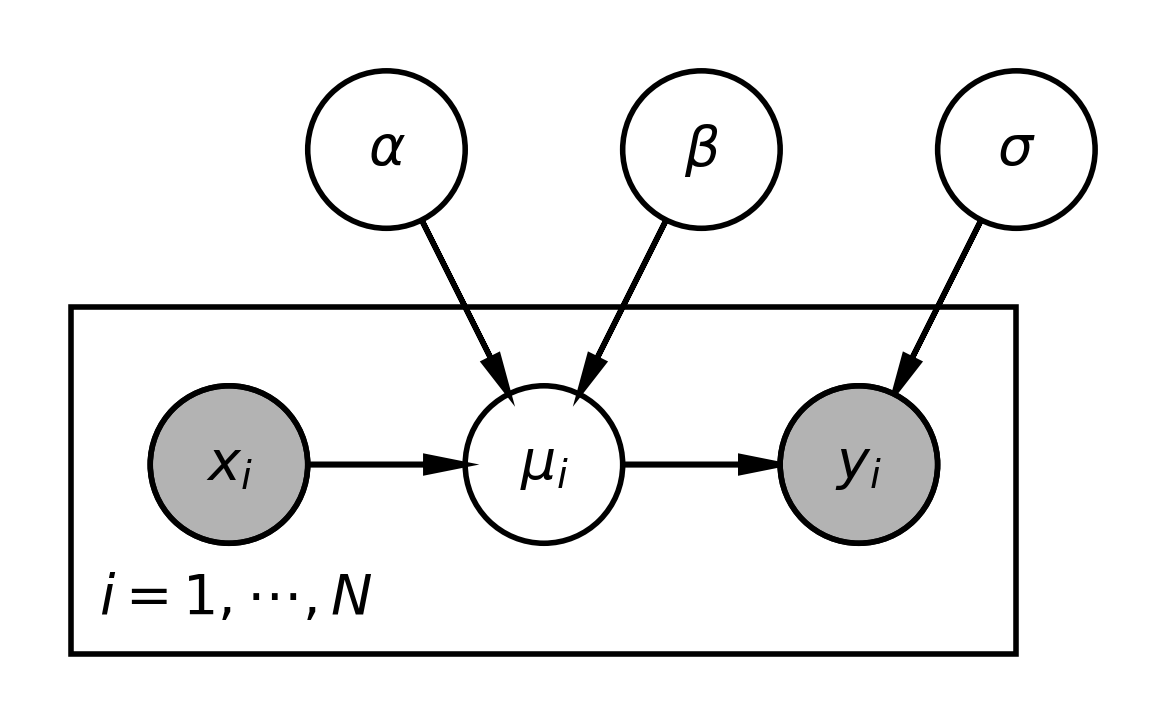

Reproduce this figure in Python.
import daft

# setup
pgm = daft.PGM()

# parameters
pgm.add_node("alpha", r"$\alpha$", 0.5, 2)
pgm.add_node("beta", r"$\beta$", 1.5, 2)
pgm.add_node("sigma", r"$\sigma$", 2.5, 2)

# data
pgm.add_node("x", r"$x_i$", 0, 1, observed=True)
pgm.add_node("mu", r"$\mu_i$", 1, 1)
pgm.add_node("y", r"$y_i$", 2, 1, observed=True)

# edges
pgm.add_edge("alpha", "mu")
pgm.add_edge("beta", "mu")
pgm.add_edge("x", "mu")
pgm.add_edge("mu", "y")
pgm.add_edge("sigma", "y")

# plate
pgm.add_plate([-0.5, 0.5, 3, 1], label=r"$i = 1, \cdots, N$", shift=-0.1)

# render and save
pgm.render()
pgm.savefig("pgm.png", dpi=400)
